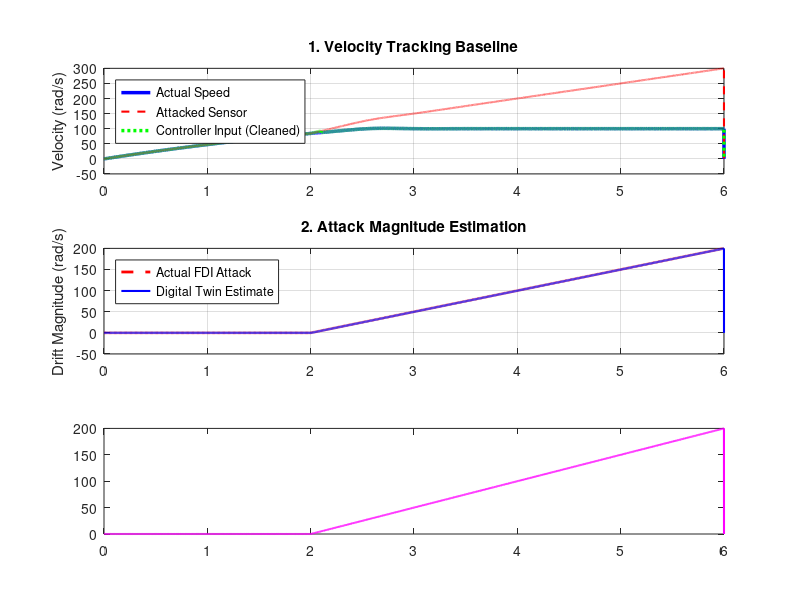

Write the MATLAB code that produced this figure. (Note: this script raises an error after producing the figure.)
% Digital Twin Observer Benchmark
clear; clc; close all;

% System Parameters
R = 2.4; L = 0.005; J = 0.015; b = 0.001; K = 0.08; Ts = 0.0005;
Ac = [-b/J K/J; -K/L -R/L]; Bc = [0; 1/L]; Cc = [1 0; 0 1];
A = eye(2) + Ac*Ts; B = Bc*Ts; C = Cc;

target_speed = 100;
Kp = 4.5; Ki = 35; Kd = 0.15; max_voltage = 24;
integral_error = 0; prev_error = 0;

L_obs = [0, 0; 0, 0.01]; L_sm = 200;
x_hat = [0; 0]; alpha_hat = 0;

steps = 12000; attack_start = 4000;

y_clean = zeros(1, steps); alpha_plot = zeros(1, steps);
residual = zeros(1, steps); threshold = 5.0;
x = [0; 0]; y_true = zeros(2, steps);
y_reported = zeros(2, steps); u = zeros(1, steps); drift_rate = 50;

for k = 1:steps-1
    y_true(:, k) = C * x(:, k) + [0.05; 0.01] .* randn(2,1);
    y_reported(:, k) = y_true(:, k);
    
    if k >= attack_start
        y_reported(1, k) = y_true(1, k) + drift_rate * (k - attack_start) * Ts;
    end
    
    y_pred = C(1,:) * x_hat;
    residual(k) = abs(y_reported(1, k) - y_pred);
    error_val = (y_reported(1, k) - y_pred) - alpha_hat;
    boundary_layer = 1.0;
    
    if error_val > boundary_layer
        alpha_hat = alpha_hat + L_sm * Ts;
    elseif error_val < -boundary_layer
        alpha_hat = alpha_hat - L_sm * Ts;
    else
        alpha_hat = alpha_hat + (L_sm / boundary_layer) * error_val * Ts;
    end
    
    alpha_plot(k) = alpha_hat;
    
    if residual(k) > threshold && k > 1000
        y_clean(k) = y_pred;
    else
        y_clean(k) = y_reported(1, k);
    end
    
    err = target_speed - y_clean(k);
    derivative = (err - prev_error) / Ts;
    u_ideal = Kp*err + Ki*integral_error + Kd*derivative;
    u(k) = max(min(u_ideal, max_voltage), -max_voltage);
    
    if u_ideal == u(k)
        integral_error = integral_error + (err * Ts);
    end
    
    prev_error = err;
    obs_err = y_reported(:, k) - (C*x_hat);
    x_hat = A * x_hat + B * u(k) + L_obs * obs_err;
    x(:, k+1) = A * x(:, k) + B * u(k);
end

figure('Color', 'w', 'Position', [100 50 800 900]);

% 1. Velocity Tracking
subplot(3,1,1);
plot((1:steps)*Ts, y_true(1,:), 'b', 'LineWidth', 2.5); hold on;
plot((1:steps)*Ts, y_reported(1,:), 'r--', 'LineWidth', 1.5);
plot((1:steps)*Ts, y_clean, 'g:', 'LineWidth', 2.5);
title('1. Velocity Tracking Baseline'); ylabel('Velocity (rad/s)'); 
legend('Actual Speed', 'Attacked Sensor', 'Controller Input (Cleaned)', 'Location', 'northwest'); grid on;

% 2. Attack Magnitude Estimation
subplot(3,1,2);
real_alpha_arr = zeros(1, steps);
real_alpha_arr(attack_start:end) = drift_rate * (0:steps-attack_start) * Ts;
plot((1:steps)*Ts, real_alpha_arr, 'r--', 'LineWidth', 2); hold on;
plot((1:steps)*Ts, alpha_plot, 'b', 'LineWidth', 1.5);
title('2. Attack Magnitude Estimation'); ylabel('Drift Magnitude (rad/s)'); 
legend('Actual FDI Attack', 'Digital Twin Estimate', 'Location', 'northwest'); grid on;

% 3. Detection Signal (Residual)
subplot(3,1,3);
plot((1:steps)*Ts, residual, 'm', 'LineWidth', 1.5); hold on;
yline(threshold, 'k--', 'Alarm Threshold', 'LineWidth', 2, 'Color', 'k');
title('3. Detection Signal (Residual)'); xlabel('Time (s)'); ylabel('Absolute Error'); 
legend('Residual Difference', 'Threshold Boundary', 'Location', 'northwest'); grid on;
